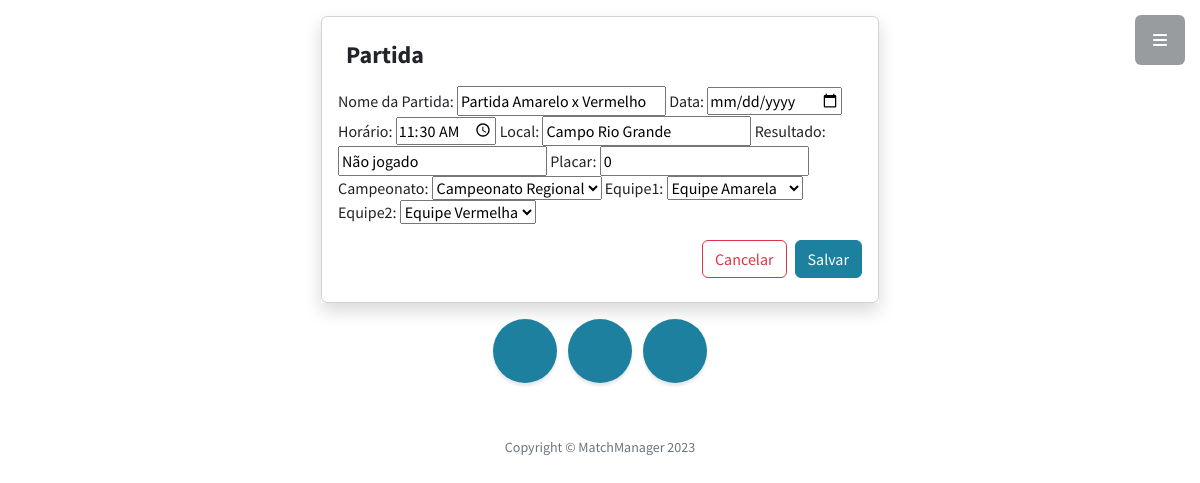
Page /partidas/editar/4/ (signed in) on the committed database.
### Partida/models.py (models this page shows)
class Partida(models.Model):
    nome = models.CharField(verbose_name='Nome da Partida', max_length= 100, null= True)
    data = models.DateField(verbose_name= 'Data', null=True, blank=True)
    horario = models.TimeField(verbose_name= 'Horario', null=True, blank=True )
    local = models.CharField(verbose_name= 'Local', max_length=30)
    resultado = models.CharField(verbose_name= 'Resultado', max_length=25,null= True)
    placar = models.IntegerField(verbose_name= 'Placar')
    Campeonato = models.ForeignKey('Campeonato.Campeonato', on_delete= models.CASCADE)
    Equipe1 = models.ForeignKey('Equipe.Equipe', on_delete= models.CASCADE, related_name="PrimeiraEquipe")
    Equipe2 = models.ForeignKey('Equipe.Equipe', on_delete= models.CASCADE, related_name="SegundaEquipe")

### Campeonato/models.py (models this page shows)
class Campeonato(models.Model):
    TIPOS =(
        ("1", "Ponto Corrido"),
        ("2", "Mata-Mata"),
        ("3", "Fase de Grupo/Mata-Mata"))
    nome = models.CharField(max_length=200, verbose_name= 'Nome', null= True )
    qtdequipe = models.IntegerField( verbose_name= 'Quantidade de equipes', null= True )
    tipopartida = models.CharField(max_length=1,choices=TIPOS, verbose_name= 'Tipo de partida', null= True )
    def __str__(self):
        return self.nome

### Equipe/models.py (models this page shows)
class Equipe(models.Model):
    nome = models.CharField(max_length=200, verbose_name= 'Nome', null= True )
    participantes = models.CharField(max_length=200, verbose_name= 'Participantes', null= True )
    Campeonato = models.ForeignKey('Campeonato.Campeonato', on_delete= models.CASCADE, null= True)
    escudo = models.ImageField(upload_to='escudos/', null= True)
    def __str__(self):
        return self.nome

### Partida/views.py (the view)
# urls.py: path('editar/<int:partida_id>/', views.editar, name='editar'),
def editar(request, partida_id):
    Partidas = Partida.objects.get(pk=partida_id)
    if request.method == "POST":
        form = Partidaform(request.POST, instance=Partidas)
        if form.is_valid():
            form.save()
            return HttpResponseRedirect("/partidas/listar")
    else:
        form = Partidaform(instance=Partidas)
    context ={
        'form': form,
        'partida_id': partida_id
    }
    return render(request, "partidas/formEditar.html", context)

### Partida/forms.py
class Partidaform(ModelForm):
    data = forms.DateField(
        label='Data',
        widget=forms.DateInput(attrs={'type': 'date'})
    )
    horario = forms.TimeField(
        label='Horário',
        widget=forms.TimeInput(attrs={'type': 'time'})
    )
    class Meta:
        model = Partida
        fields = "__all__"

### Templates/partidas/formEditar.html (shortened to what this page needs)
{% extends '_base.html' %}
{% load bootstrap %}
{% load static %}
{% block content %}
<div class="col-lg-6 shadow mt-3 mx-auto">
    <div class="card">
        <div class="card-body">
            <div class="card-title">
                <div class= "d-flex flex-row">
                <h4 class="p-2 col-lg-4"> Partida</h4>
            </div>
                        <div class="basic-form">
                            <form action="/partidas/editar/{{partida_id}}/" method="post">
                                {{ form|bootstrap }}
                                <div class="d-grid mt-3 gap-2 d-md-flex justify-content-md-end">
                                    <a href="/partidas/listar" class="btn btn-outline-danger" tabindex="-1" role="button" aria-disabled="true">Cancelar</a>
                                    <input type="submit" class="btn btn-primary" value="Salvar">
                                </div>
                            </form>
                        </div>
            </div>
            </div>
        </div>
    </div>
    </div>
{% endblock %}

### rows in the picture
Partida: nome "Partida Amarelo x Vermelho", horario "11:30:00", local "Campo Rio Grande", resultado "Não jogado", placar "0", Campeonato "Campeonato Regional", Equipe1 "Equipe Amarela", Equipe2 "Equipe Vermelha"
